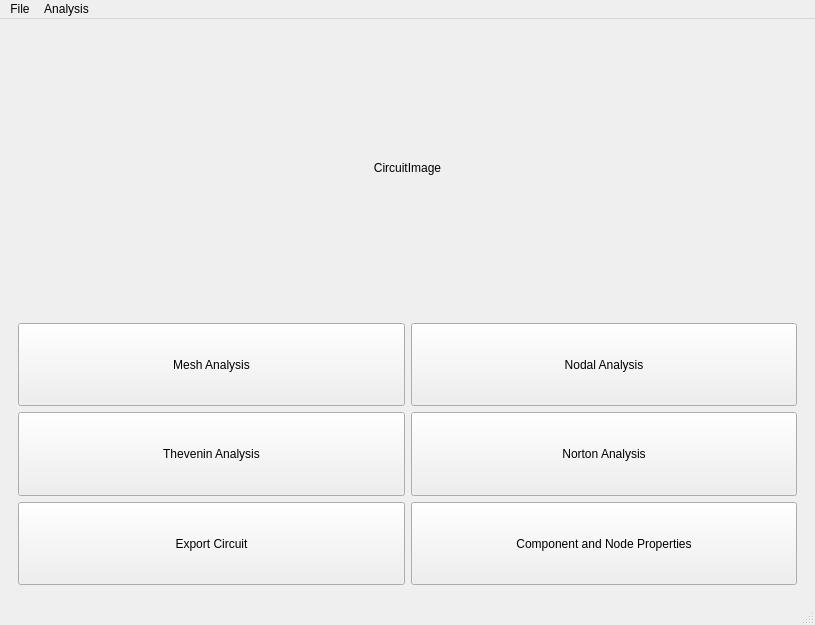
<?xml version="1.0" encoding="UTF-8"?>
<ui version="4.0">
 <class>AnalysisWindow</class>
 <widget class="QMainWindow" name="AnalysisWindow">
  <property name="geometry">
   <rect>
    <x>0</x>
    <y>0</y>
    <width>815</width>
    <height>625</height>
   </rect>
  </property>
  <property name="windowTitle">
   <string>Circuit Circus</string>
  </property>
  <widget class="QWidget" name="centralwidget">
   <layout class="QVBoxLayout" name="verticalLayout">
    <item>
     <widget class="QLabel" name="CircuitImage">
      <property name="sizePolicy">
       <sizepolicy hsizetype="Expanding" vsizetype="Expanding">
        <horstretch>0</horstretch>
        <verstretch>0</verstretch>
       </sizepolicy>
      </property>
      <property name="text">
       <string>CircuitImage</string>
      </property>
      <property name="alignment">
       <set>Qt::AlignCenter</set>
      </property>
     </widget>
    </item>
    <item>
     <widget class="QStackedWidget" name="stackedWidget">
      <property name="sizePolicy">
       <sizepolicy hsizetype="Expanding" vsizetype="Expanding">
        <horstretch>0</horstretch>
        <verstretch>0</verstretch>
       </sizepolicy>
      </property>
      <property name="currentIndex">
       <number>0</number>
      </property>
      <widget class="QWidget" name="AnalysisButtons">
       <property name="sizePolicy">
        <sizepolicy hsizetype="Expanding" vsizetype="Expanding">
         <horstretch>0</horstretch>
         <verstretch>0</verstretch>
        </sizepolicy>
       </property>
       <layout class="QVBoxLayout" name="verticalLayout_2">
        <item>
         <layout class="QGridLayout" name="gridLayout">
          <item row="5" column="1">
           <widget class="QPushButton" name="RequestProperty">
            <property name="sizePolicy">
             <sizepolicy hsizetype="Expanding" vsizetype="Expanding">
              <horstretch>0</horstretch>
              <verstretch>0</verstretch>
             </sizepolicy>
            </property>
            <property name="text">
             <string>Component and Node Properties</string>
            </property>
           </widget>
          </item>
          <item row="3" column="1">
           <widget class="QPushButton" name="NodeAnalysis">
            <property name="sizePolicy">
             <sizepolicy hsizetype="Expanding" vsizetype="Expanding">
              <horstretch>0</horstretch>
              <verstretch>0</verstretch>
             </sizepolicy>
            </property>
            <property name="text">
             <string>Nodal Analysis</string>
            </property>
           </widget>
          </item>
          <item row="3" column="0">
           <widget class="QPushButton" name="MeshAnalysis">
            <property name="sizePolicy">
             <sizepolicy hsizetype="Expanding" vsizetype="Expanding">
              <horstretch>0</horstretch>
              <verstretch>0</verstretch>
             </sizepolicy>
            </property>
            <property name="text">
             <string>Mesh Analysis</string>
            </property>
           </widget>
          </item>
          <item row="4" column="0">
           <widget class="QPushButton" name="TheveninAnalysis">
            <property name="sizePolicy">
             <sizepolicy hsizetype="Expanding" vsizetype="Expanding">
              <horstretch>0</horstretch>
              <verstretch>0</verstretch>
             </sizepolicy>
            </property>
            <property name="text">
             <string>Thevenin Analysis</string>
            </property>
           </widget>
          </item>
          <item row="5" column="0">
           <widget class="QPushButton" name="ExportCircuitBtn">
            <property name="sizePolicy">
             <sizepolicy hsizetype="Expanding" vsizetype="Expanding">
              <horstretch>0</horstretch>
              <verstretch>0</verstretch>
             </sizepolicy>
            </property>
            <property name="text">
             <string>Export Circuit</string>
            </property>
           </widget>
          </item>
          <item row="4" column="1">
           <widget class="QPushButton" name="NortonAnalysis">
            <property name="sizePolicy">
             <sizepolicy hsizetype="Expanding" vsizetype="Expanding">
              <horstretch>0</horstretch>
              <verstretch>0</verstretch>
             </sizepolicy>
            </property>
            <property name="text">
             <string>Norton Analysis</string>
            </property>
           </widget>
          </item>
         </layout>
        </item>
       </layout>
      </widget>
      <widget class="QWidget" name="SolutionPage">
       <property name="sizePolicy">
        <sizepolicy hsizetype="Expanding" vsizetype="Expanding">
         <horstretch>0</horstretch>
         <verstretch>0</verstretch>
        </sizepolicy>
       </property>
       <layout class="QVBoxLayout" name="verticalLayout_4">
        <item>
         <widget class="QWidget" name="widget" native="true">
          <property name="sizePolicy">
           <sizepolicy hsizetype="Expanding" vsizetype="Expanding">
            <horstretch>0</horstretch>
            <verstretch>0</verstretch>
           </sizepolicy>
          </property>
          <layout class="QVBoxLayout" name="verticalLayout_3">
           <item>
            <widget class="QLabel" name="SolutionImage">
             <property name="sizePolicy">
              <sizepolicy hsizetype="Expanding" vsizetype="Expanding">
               <horstretch>0</horstretch>
               <verstretch>0</verstretch>
              </sizepolicy>
             </property>
             <property name="text">
              <string>SolutionImage</string>
             </property>
             <property name="alignment">
              <set>Qt::AlignCenter</set>
             </property>
            </widget>
           </item>
           <item>
            <layout class="QHBoxLayout" name="horizontalLayout">
             <item alignment="Qt::AlignLeft">
              <widget class="QPushButton" name="backButton">
               <property name="sizePolicy">
                <sizepolicy hsizetype="Fixed" vsizetype="Fixed">
                 <horstretch>0</horstretch>
                 <verstretch>0</verstretch>
                </sizepolicy>
               </property>
               <property name="minimumSize">
                <size>
                 <width>0</width>
                 <height>0</height>
                </size>
               </property>
               <property name="text">
                <string>Back</string>
               </property>
              </widget>
             </item>
             <item alignment="Qt::AlignHCenter">
              <widget class="QPushButton" name="switchResult">
               <property name="enabled">
                <bool>true</bool>
               </property>
               <property name="sizePolicy">
                <sizepolicy hsizetype="Fixed" vsizetype="Fixed">
                 <horstretch>0</horstretch>
                 <verstretch>0</verstretch>
                </sizepolicy>
               </property>
               <property name="text">
                <string>Show Simplified Circuit</string>
               </property>
              </widget>
             </item>
             <item alignment="Qt::AlignRight">
              <widget class="QPushButton" name="exportButton">
               <property name="sizePolicy">
                <sizepolicy hsizetype="Fixed" vsizetype="Fixed">
                 <horstretch>0</horstretch>
                 <verstretch>0</verstretch>
                </sizepolicy>
               </property>
               <property name="text">
                <string>Export</string>
               </property>
              </widget>
             </item>
            </layout>
           </item>
          </layout>
         </widget>
        </item>
       </layout>
      </widget>
     </widget>
    </item>
   </layout>
  </widget>
  <widget class="QMenuBar" name="menubar">
   <property name="geometry">
    <rect>
     <x>0</x>
     <y>0</y>
     <width>815</width>
     <height>26</height>
    </rect>
   </property>
   <widget class="QMenu" name="menuFile">
    <property name="title">
     <string>File</string>
    </property>
    <addaction name="actionNew"/>
    <addaction name="actionOpen"/>
    <addaction name="actionSave"/>
   </widget>
   <widget class="QMenu" name="menuAnalysis">
    <property name="title">
     <string>Analysis</string>
    </property>
    <addaction name="actionNodal"/>
    <addaction name="actionMesh"/>
   </widget>
   <addaction name="menuFile"/>
   <addaction name="menuAnalysis"/>
  </widget>
  <widget class="QStatusBar" name="statusbar"/>
  <action name="actionNew">
   <property name="enabled">
    <bool>true</bool>
   </property>
   <property name="text">
    <string>New</string>
   </property>
   <property name="shortcut">
    <string>Ctrl+N</string>
   </property>
  </action>
  <action name="actionOpen">
   <property name="text">
    <string>Open</string>
   </property>
   <property name="shortcut">
    <string>Ctrl+O</string>
   </property>
  </action>
  <action name="actionSave">
   <property name="text">
    <string>Save</string>
   </property>
   <property name="shortcut">
    <string>Ctrl+S</string>
   </property>
  </action>
  <action name="actionNodal">
   <property name="text">
    <string>Nodal</string>
   </property>
  </action>
  <action name="actionMesh">
   <property name="text">
    <string>Mesh</string>
   </property>
  </action>
 </widget>
 <resources/>
 <connections/>
</ui>
